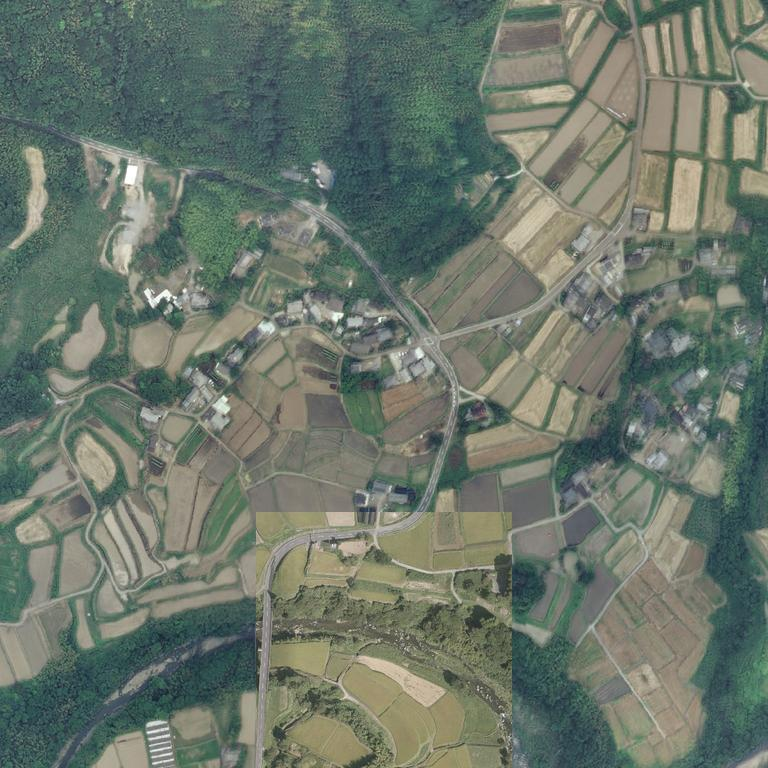
#> input picture aerial_tsujiwara_1km_z17.jpg, 768 x 768 px, found by its file name
$ python remove_forest_v4.py
#> lines starting #> are read from the running program, lines starting #| are printed output that depends on the picture; after the words box and inside, x2 and y2 are one past the last pixel; in counts of white or black regions, pixels touching at a corner belong together
# remove_forest_v4.py
import cv2
import numpy as np
from pathlib import Path

INPUT  = Path("data/aerial_tsujiwara_1km_z17.jpg")
MASK_OUT = Path("forest_mask_v4.png")
OUTPUT = Path("aerial_no_forest_v4.png")

# ==== 調整用パラメータ ====
# 「どれくらい緑なら森とみなすか」
GREEN_DIFF_THR = 18   # G - max(R,B) がこの値より大きい
GREEN_MIN      = 60   # G の絶対値がこれ以上
BRIGHT_MAX     = 170  # 明るさ上限（暗めの緑だけ森扱い）
SAT_MIN        = 40   # 彩度の下限（くすんだ灰色は除外）

# マスクを少しなめらかにする
MORPH_KERNEL = 5      # 形態素フィルタのカーネルサイズ
MORPH_ITERS  = 1      # くっつけ具合

def main():
    if not INPUT.exists():
        raise FileNotFoundError(INPUT)

    img = cv2.imread(str(INPUT))
#> img is the input picture: shape (768, 768, 3); mean B, G, R 106.5, 118.2, 107
    if img is None:
        raise RuntimeError(f"failed to read {INPUT}")

    h, w = img.shape[:2]
#> h = 768; w = 768
    print("input size:", w, "x", h)
#| input size: 768 x 768

    # --- RGB/BGR から「緑成分」を見る ---
    b, g, r = cv2.split(img)
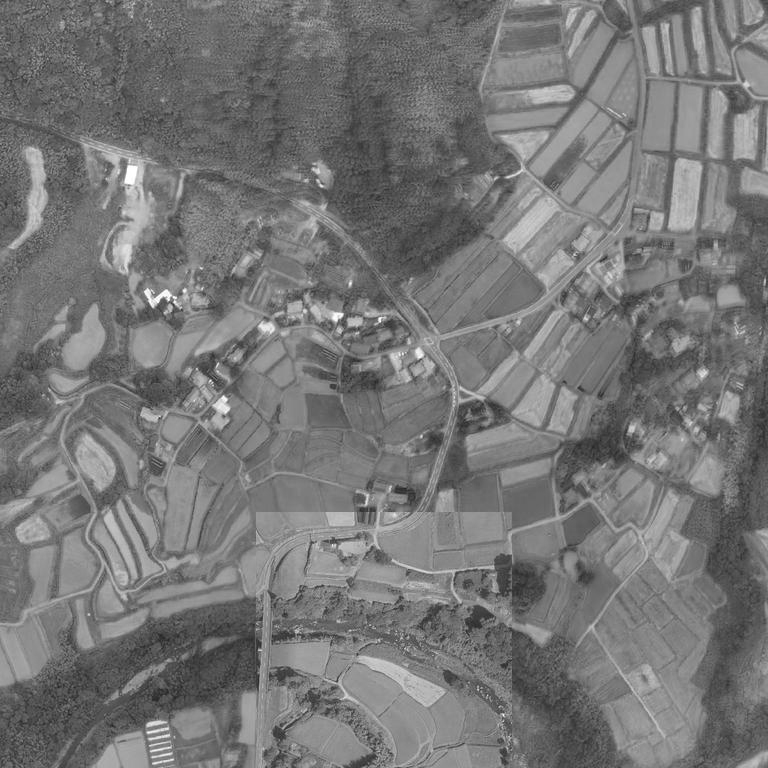
#> g: shape (768, 768); min 37, max 255, mean 118.2
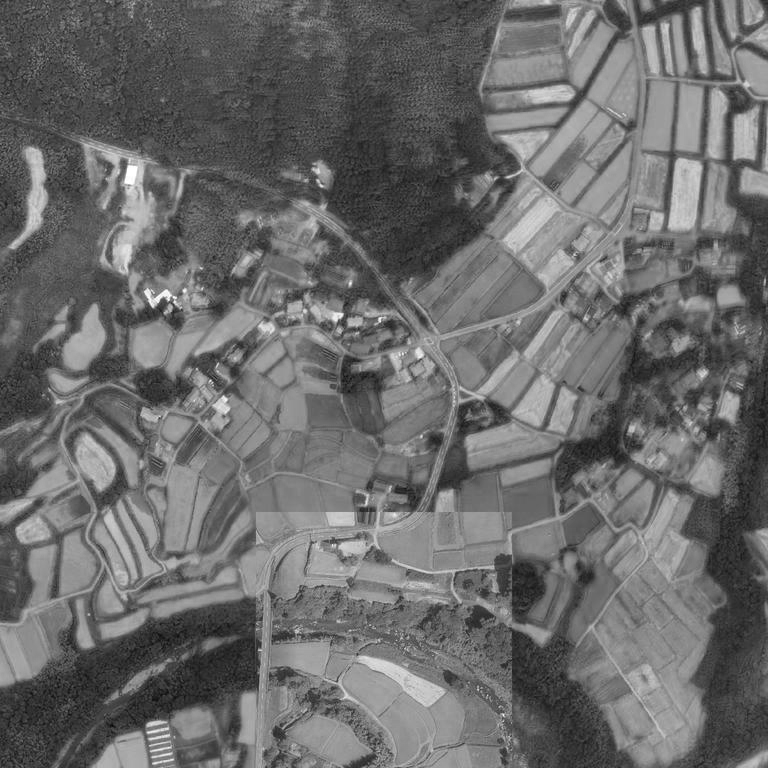
#> r: shape (768, 768); min 5, max 255, mean 107

    # 緑の強さ（緑が他チャンネルよりどれだけ強いか）
    max_rb = np.maximum(r, b)
    greenness = g.astype(np.int16) - max_rb.astype(np.int16)
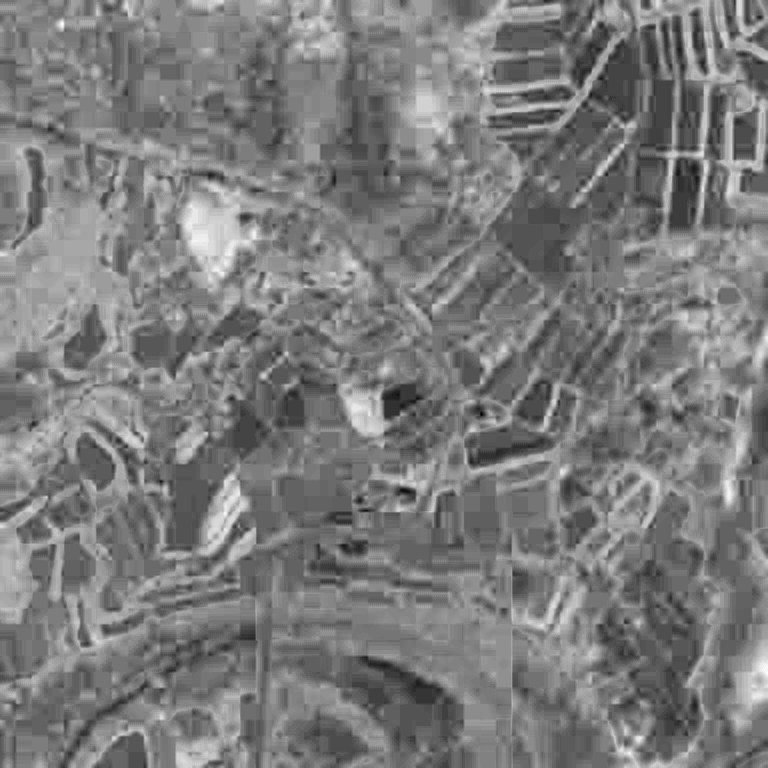
#> greenness: shape (768, 768) int16; min -30, max 37, mean 2.5; drawn with min black and max white

    # 明るさ & 彩度も見るために HSV も併用
    hsv = cv2.cvtColor(img, cv2.COLOR_BGR2HSV)
#> hsv: shape (768, 768, 3); mean H, S, V 56.7, 51.1, 120.3
    h_ch, s_ch, v_ch = cv2.split(hsv)
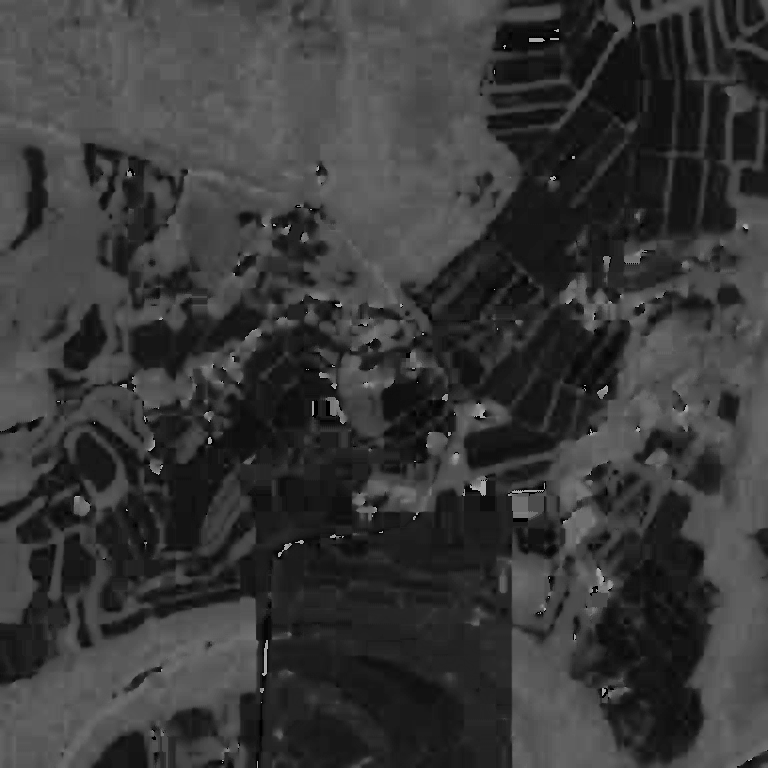
#> h_ch: shape (768, 768); min 0, max 177, mean 56.7
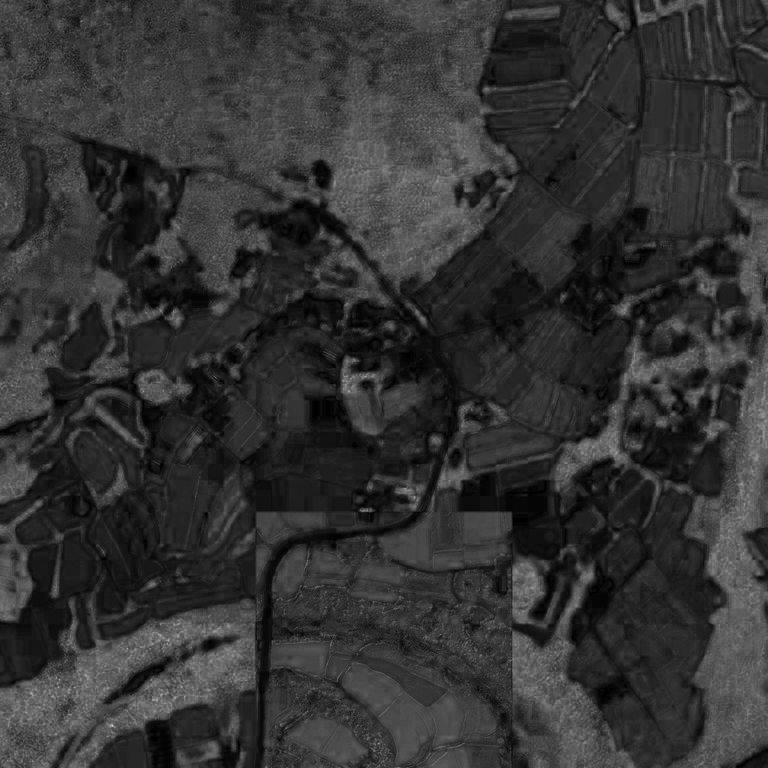
#> s_ch: shape (768, 768); min 0, max 221, mean 51.1

    # 条件を組み合わせて「森っぽい」ピクセルを判定
    forest_mask = (
        (greenness > GREEN_DIFF_THR) &  # 緑が他より十分強い
        (g > GREEN_MIN) &              # 緑チャンネルもある程度明るい
        (v_ch < BRIGHT_MAX) &          # 暗めの緑（＝森っぽい）
        (s_ch > SAT_MIN)               # ある程度彩度あり
    )
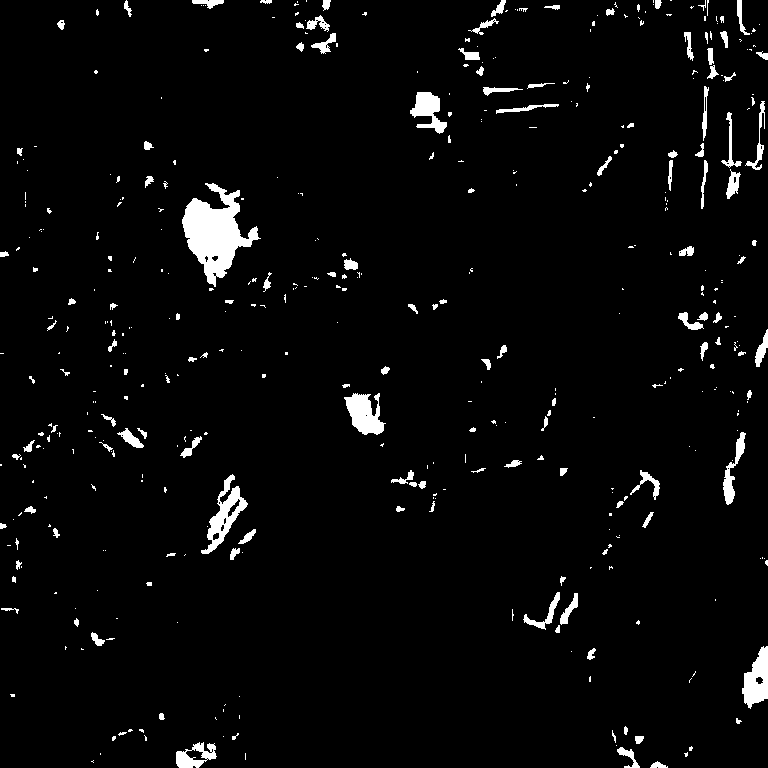
#> forest_mask: shape (768, 768) bool; 3.4% white; 442 white regions (305 under 20 px), largest, box (x1, y1, x2, y2) and area: (182, 183, 261, 287) 3773, (201, 474, 248, 554) 1190, (344, 393, 386, 435) 1070

    forest_mask = forest_mask.astype(np.uint8) * 255

    # マスクを少し膨張・収縮して穴やギザギザをならす
    kernel = cv2.getStructuringElement(cv2.MORPH_ELLIPSE, (MORPH_KERNEL, MORPH_KERNEL))
    forest_mask = cv2.morphologyEx(forest_mask, cv2.MORPH_CLOSE, kernel, iterations=MORPH_ITERS)
#> forest_mask: shape (768, 768); 3.6% white; 356 white regions (223 under 20 px), largest, box (x1, y1, x2, y2) and area: (182, 183, 261, 291) 3905, (201, 474, 248, 554) 1332, (344, 393, 386, 435) 1105

    # デバッグ用にマスク画像を保存（白=森）
    cv2.imwrite(str(MASK_OUT), forest_mask)
    print("saved forest mask:", MASK_OUT)

    # 森を黒塗り（または完全に消す）
    no_forest = img.copy()
    no_forest[forest_mask > 0] = (0, 0, 0)  # 森を黒に
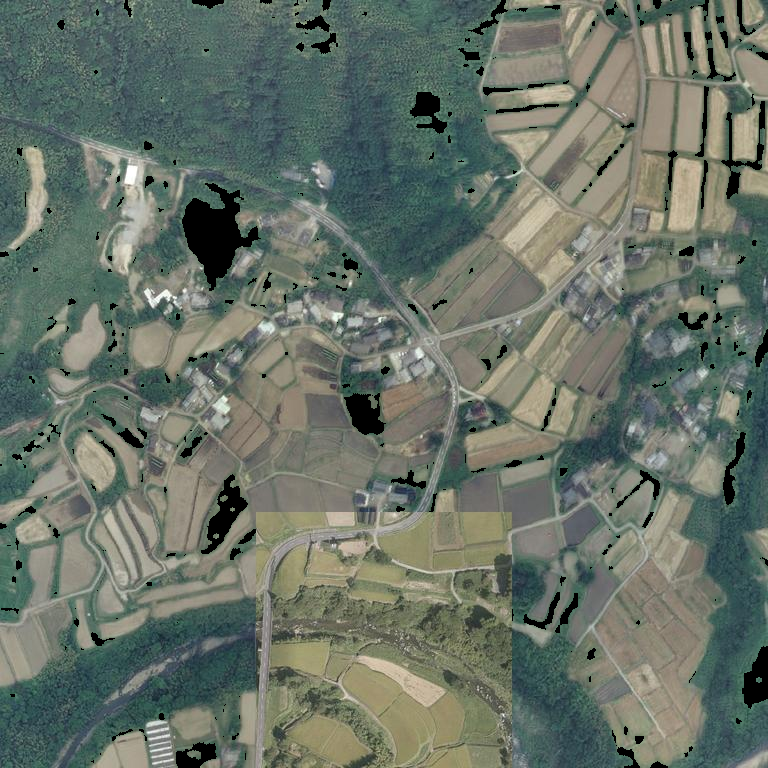
#> no_forest: shape (768, 768, 3); 3.56% of pixels changed, all inside (x1, y1, x2, y2) = (0, 0, 768, 768)

    cv2.imwrite(str(OUTPUT), no_forest)
    print("saved no-forest image:", OUTPUT)


if __name__ == "__main__":
    main()
